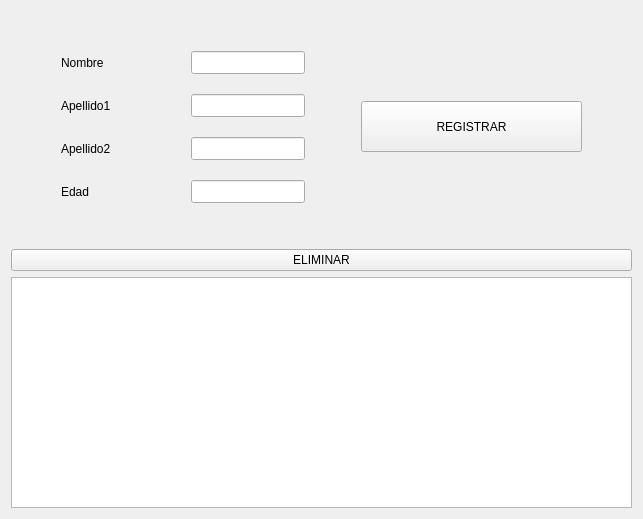
               <widget class="QWidget" name="pagina_chef">
                <layout class="QVBoxLayout" name="verticalLayout_12">
                 <item>
                  <spacer name="verticalSpacer_7">
                   <property name="orientation">
                    <enum>Qt::Vertical</enum>
                   </property>
                   <property name="sizeHint" stdset="0">
                    <size>
                     <width>20</width>
                     <height>40</height>
                    </size>
                   </property>
                  </spacer>
                 </item>
                 <item>
                  <layout class="QHBoxLayout" name="horizontalLayout_16">
                   <item>
                    <spacer name="horizontalSpacer_16">
                     <property name="orientation">
                      <enum>Qt::Horizontal</enum>
                     </property>
                     <property name="sizeHint" stdset="0">
                      <size>
                       <width>40</width>
                       <height>20</height>
                      </size>
                     </property>
                    </spacer>
                   </item>
                   <item>
                    <layout class="QHBoxLayout" name="horizontalLayout_8">
                     <property name="spacing">
                      <number>20</number>
                     </property>
                     <item>
                      <layout class="QVBoxLayout" name="verticalLayout_19">
                       <item>
                        <widget class="QLabel" name="label_13">
                         <property name="minimumSize">
                          <size>
                           <width>110</width>
                           <height>23</height>
                          </size>
                         </property>
                         <property name="text">
                          <string>Nombre</string>
                         </property>
                        </widget>
                       </item>
                       <item>
                        <widget class="QLabel" name="label_14">
                         <property name="minimumSize">
                          <size>
                           <width>110</width>
                           <height>23</height>
                          </size>
                         </property>
                         <property name="text">
                          <string>Apellido1</string>
                         </property>
                        </widget>
                       </item>
                       <item>
                        <widget class="QLabel" name="label_15">
                         <property name="minimumSize">
                          <size>
                           <width>110</width>
                           <height>23</height>
                          </size>
                         </property>
                         <property name="text">
                          <string>Apellido2</string>
                         </property>
                        </widget>
                       </item>
                       <item>
                        <widget class="QLabel" name="label_16">
                         <property name="minimumSize">
                          <size>
                           <width>110</width>
                           <height>23</height>
                          </size>
                         </property>
                         <property name="text">
                          <string>Edad</string>
                         </property>
                        </widget>
                       </item>
                      </layout>
                     </item>
                     <item>
                      <layout class="QVBoxLayout" name="verticalLayout_20">
                       <item>
                        <widget class="QLineEdit" name="entry_nombreChef">
                         <property name="minimumSize">
                          <size>
                           <width>114</width>
                           <height>23</height>
                          </size>
                         </property>
                        </widget>
                       </item>
                       <item>
                        <widget class="QLineEdit" name="entry_apellidoChef">
                         <property name="minimumSize">
                          <size>
                           <width>114</width>
                           <height>23</height>
                          </size>
                         </property>
                        </widget>
                       </item>
                       <item>
                        <widget class="QLineEdit" name="entry_apellido2Chef">
                         <property name="minimumSize">
                          <size>
                           <width>114</width>
                           <height>23</height>
                          </size>
                         </property>
                        </widget>
                       </item>
                       <item>
                        <widget class="QLineEdit" name="entry_edadChef">
                         <property name="minimumSize">
                          <size>
                           <width>114</width>
                           <height>23</height>
                          </size>
                         </property>
                        </widget>
                       </item>
                      </layout>
                     </item>
                    </layout>
                   </item>
                   <item>
                    <spacer name="horizontalSpacer_17">
                     <property name="orientation">
                      <enum>Qt::Horizontal</enum>
                     </property>
                     <property name="sizeHint" stdset="0">
                      <size>
                       <width>40</width>
                       <height>20</height>
                      </size>
                     </property>
                    </spacer>
                   </item>
                   <item>
                    <layout class="QVBoxLayout" name="verticalLayout_21">
                     <item>
                      <widget class="QPushButton" name="btn_registrarChef">
                       <property name="minimumSize">
                        <size>
                         <width>221</width>
                         <height>51</height>
                        </size>
                       </property>
                       <property name="text">
                        <string>REGISTRAR</string>
                       </property>
                      </widget>
                     </item>
                    </layout>
                   </item>
                   <item>
                    <spacer name="horizontalSpacer_18">
                     <property name="orientation">
                      <enum>Qt::Horizontal</enum>
                     </property>
                     <property name="sizeHint" stdset="0">
                      <size>
                       <width>40</width>
                       <height>20</height>
                      </size>
                     </property>
                    </spacer>
                   </item>
                  </layout>
                 </item>
                 <item>
                  <spacer name="verticalSpacer_8">
                   <property name="orientation">
                    <enum>Qt::Vertical</enum>
                   </property>
                   <property name="sizeHint" stdset="0">
                    <size>
                     <width>20</width>
                     <height>40</height>
                    </size>
                   </property>
                  </spacer>
                 </item>
                 <item>
                  <widget class="QPushButton" name="btn_eliminarChef">
                   <property name="minimumSize">
                    <size>
                     <width>595</width>
                     <height>18</height>
                    </size>
                   </property>
                   <property name="text">
                    <string>ELIMINAR</string>
                   </property>
                  </widget>
                 </item>
                 <item>
                  <widget class="QTableWidget" name="tabla_chef">
                   <property name="minimumSize">
                    <size>
                     <width>621</width>
                     <height>231</height>
                    </size>
                   </property>
                  </widget>
                 </item>
                </layout>
               </widget>
